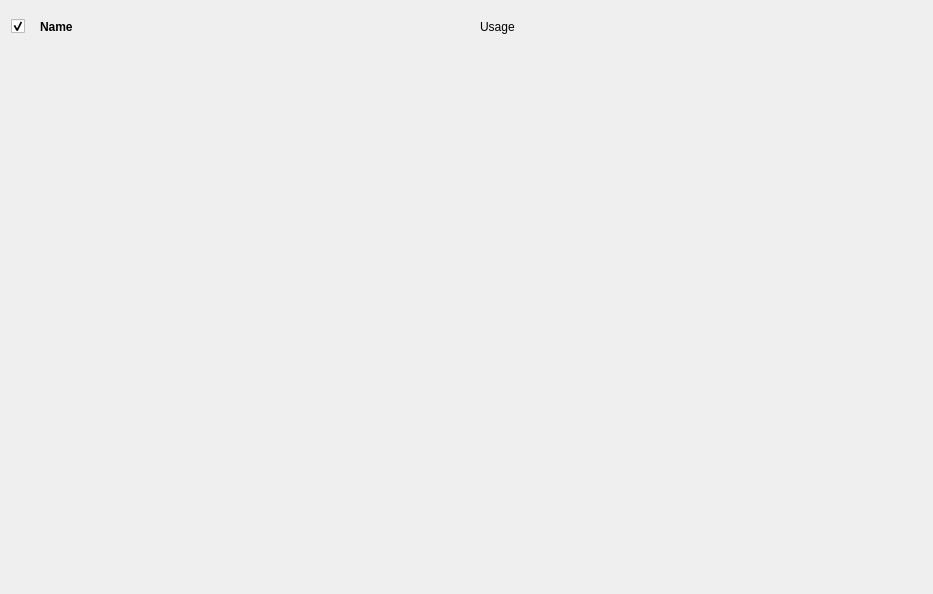
<?xml version="1.0" encoding="UTF-8"?>
<ui version="4.0">
 <class>Item</class>
 <widget class="QWidget" name="Item">
  <property name="geometry">
   <rect>
    <x>0</x>
    <y>0</y>
    <width>933</width>
    <height>594</height>
   </rect>
  </property>
  <property name="windowTitle">
   <string>Item</string>
  </property>
  <layout class="QGridLayout" name="mainLayout">
   <item row="0" column="1">
    <widget class="QWidget" name="header" native="true">
     <property name="sizePolicy">
      <sizepolicy hsizetype="MinimumExpanding" vsizetype="Preferred">
       <horstretch>0</horstretch>
       <verstretch>0</verstretch>
      </sizepolicy>
     </property>
     <layout class="QHBoxLayout" name="horizontalLayout">
      <item>
       <widget class="QLabel" name="name">
        <property name="font">
         <font>
          <weight>75</weight>
          <bold>true</bold>
         </font>
        </property>
        <property name="text">
         <string>Name</string>
        </property>
       </widget>
      </item>
      <item>
       <widget class="QLabel" name="usage">
        <property name="text">
         <string>Usage</string>
        </property>
       </widget>
      </item>
     </layout>
    </widget>
   </item>
   <item row="0" column="0">
    <widget class="QCheckBox" name="visibleCheckbox">
     <property name="checked">
      <bool>true</bool>
     </property>
    </widget>
   </item>
   <item row="1" column="1">
    <widget class="QWidget" name="content" native="true">
     <property name="sizePolicy">
      <sizepolicy hsizetype="MinimumExpanding" vsizetype="Preferred">
       <horstretch>0</horstretch>
       <verstretch>0</verstretch>
      </sizepolicy>
     </property>
    </widget>
   </item>
  </layout>
 </widget>
 <resources/>
 <connections/>
</ui>
